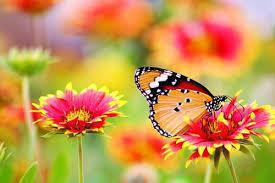
#> input picture flowers.jpg, 275 x 183 px
$ jupyter execute --allow-errors 'steganography for colored image.ipynb'
#> lines starting #> are read from the running program, lines starting #| are printed output that depends on the picture
# Least bit steganography for color image

# First image

# On red channel

[cell 1]
# libraries for importing image
from PIL import Image, ImageFont, ImageDraw
import textwrap


# [22 lines left out: function decode_image, not called in this run]


def write_text(text_to_write, image_size):
    """
    Writes text to an RGB image. Automatically line wraps
    text_to_write: the text to write to the image
    """
    image_text = Image.new("RGB", image_size)
    font = ImageFont.load_default().font
    drawer = ImageDraw.Draw(image_text)

    #Text wrapping. Change parameters for different text formatting
    margin = offset = 10
    for line in textwrap.wrap(text_to_write, width=60):
        drawer.text((margin,offset), line, font=font)
        offset += 10
    return image_text


def encode_image(text_to_encode, template_image="flowers.jpg"):
    """Encodes a text message into an image
    text_to_encode: the text to encode into the template image
    template_image: the image to use for encoding. An image is provided by default.
    """
#> called with text_to_encode = 'hello world ', template_image = 'flowers.jpg'
    template_image = Image.open(template_image)
#> template_image is the input picture: PIL image 275x183 RGB; mean R, G, B 199, 150.3, 80.7
    red_template = template_image.split()[0]
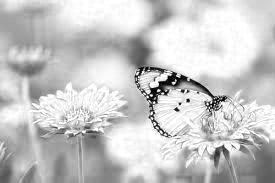
#> red_template: PIL image 275x183 L; min 0, max 255, mean 199
    green_template = template_image.split()[1]
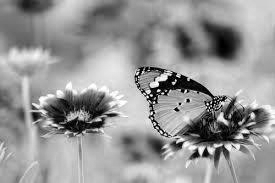
#> green_template: PIL image 275x183 L; min 0, max 255, mean 150.3
    blue_template = template_image.split()[2]
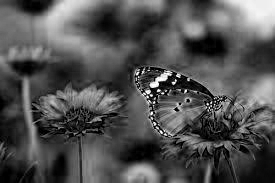
#> blue_template: PIL image 275x183 L; min 0, max 255, mean 80.7
    #the size of the image
    x_size = template_image.size[0]
#> x_size = 275
    y_size = template_image.size[1]
#> y_size = 183

    #text draw
    #to hide the text in the image by calling write_text function
    image_text = write_text(text_to_encode, template_image.size)
#> in write_text, `image_text = Image.new("RGB", image_size)`: image_text: PIL image 275x183 RGB; every value is 0
#> after the loop in write_text, `for line in textwrap.wrap(text_to_write, width=60):`: offset = 10
    print(image_text)
    # convert the hidden text image into grayscale image
    bw_encode = image_text.convert('1')
    print(bw_encode)

    #encode text into image
    encoded_image = Image.new("RGB", (x_size, y_size))
    pixels = encoded_image.load()
    for i in range(x_size):
        for j in range(y_size):
            red_template_pix = bin(red_template.getpixel((i,j)))
            #print(red_template_pix)
            old_pix = red_template.getpixel((i,j))
            #print(old_pix)
            tencode_pix = bin(bw_encode.getpixel((i,j)))

            if tencode_pix[-1] == '1':
                red_template_pix = red_template_pix[:-1] + '1'
            else:
                red_template_pix = red_template_pix[:-1] + '0'
            pixels[i, j] = (int(red_template_pix, 2), green_template.getpixel((i,j)), blue_template.getpixel((i,j)))
    encoded_image.save("abc3.png")

#> (the rest of this cell did not finish here and is left out)

# PEAK SIGNAL NOISE RATIO OF COLORED IMAGE

[cell 2]
"""
Signal-to-noise ratio numbers are all about the strength of the desired signal compared to the unwanted noise.
The larger the number, the more the desired signal “stands out”
in comparison to the noise, which means a clearer transmission of better technical quality.
A negative number means the noise is stronger than the desired signal, which may spell trouble,
such as a cell phone conversation that’s too garbled to understand.
"""
import numpy
import math
import cv2
original1 = cv2.imread("flowers.jpg")
contrast1 = cv2.imread("abc3.png",1)#stego image
def psnr(img1, img2):
    mse = numpy.mean( (img1 - img2) ** 2 )
    #If you have a replica of your signal (image) that is noise free,
    #you can calculate the correlation coefficient which is directly related to SNR.
    #In this context there is no "maximum SNR" but will be the SNR for your entire image,
    #meaning the power of your desired signal relative to everything else (distortions).
    if mse == 0:
        return 100
    PIXEL_MAX = 255.0
    return 20 * math.log10(PIXEL_MAX / math.sqrt(mse))

#> (the rest of this cell did not finish here and is left out)

# CONCATENATE TWO COLORED IMAGE

[cell 3]
import numpy as np
#> (the rest of this cell did not finish here and is left out)

# On green channel

[cell 4]
# libraries for importing image
from PIL import Image, ImageFont, ImageDraw
import textwrap


# [22 lines left out: function decode_image, not called in this run]


def write_text(text_to_write, image_size):
    """
    Writes text to an RGB image. Automatically line wraps
    text_to_write: the text to write to the image
    """
    image_text = Image.new("RGB", image_size)
    font = ImageFont.load_default().font
    drawer = ImageDraw.Draw(image_text)

    #Text wrapping. Change parameters for different text formatting
    margin = offset = 10
    for line in textwrap.wrap(text_to_write, width=60):
        drawer.text((margin,offset), line, font=font)
        offset += 10
    return image_text


def encode_image(text_to_encode, template_image="flowers.jpg"):
    """Encodes a text message into an image
    text_to_encode: the text to encode into the template image
    template_image: the image to use for encoding. An image is provided by default.
    """
#> called with text_to_encode = 'hello world ', template_image = 'flowers.jpg'
    template_image = Image.open(template_image)
    red_template = template_image.split()[0]
    green_template = template_image.split()[1]
    blue_template = template_image.split()[2]
    #the size of the image
    x_size = template_image.size[0]
#> x_size = 275
    y_size = template_image.size[1]
#> y_size = 183

    #text draw
    #to hide the text in the image by calling write_text function
    image_text = write_text(text_to_encode, template_image.size)
#> after the loop in write_text, `for line in textwrap.wrap(text_to_write, width=60):`: offset = 10
    print(image_text)
    # convert the hidden text image into grayscale image
    bw_encode = image_text.convert('1')
    print(bw_encode)

    #encode text into image
    encoded_image = Image.new("RGB", (x_size, y_size))
    pixels = encoded_image.load()
    for i in range(x_size):
        for j in range(y_size):
            green_template_pix = bin(green_template.getpixel((i,j)))
            #print(green_template_pix)
            old_pix = green_template.getpixel((i,j))
            #print(old_pix)
            tencode_pix = bin(bw_encode.getpixel((i,j)))

            if tencode_pix[-1] == '1':
                green_template_pix = green_template_pix[:-1] + '1'
            else:
                green_template_pix = green_template_pix[:-1] + '0'
            pixels[i, j] = (int(green_template_pix, 2), red_template.getpixel((i,j)), blue_template.getpixel((i,j)))
    encoded_image.save("abc33.png")

#> (the rest of this cell did not finish here and is left out)

# PEAK SIGNAL NOISE RATIO OF COLORED IMAGE

[cell 5]
"""
Signal-to-noise ratio numbers are all about the strength of the desired signal compared to the unwanted noise.
The larger the number, the more the desired signal “stands out”
in comparison to the noise, which means a clearer transmission of better technical quality.
A negative number means the noise is stronger than the desired signal, which may spell trouble,
such as a cell phone conversation that’s too garbled to understand.
"""
import numpy
import math
import cv2
original2 = cv2.imread("flowers.jpg")
contrast2 = cv2.imread("abc33.png",1)#stego image
def psnr(img1, img2):
    mse = numpy.mean( (img1 - img2) ** 2 )
    #If you have a replica of your signal (image) that is noise free,
    #you can calculate the correlation coefficient which is directly related to SNR.
    #In this context there is no "maximum SNR" but will be the SNR for your entire image,
    #meaning the power of your desired signal relative to everything else (distortions).
    if mse == 0:
        return 100
    PIXEL_MAX = 255.0
    return 20 * math.log10(PIXEL_MAX / math.sqrt(mse))

#> (the rest of this cell did not finish here and is left out)

# CONCATENATION OF TWO COLORED IMAGE

[cell 6]
import numpy as np
#> (the rest of this cell did not finish here and is left out)

# On blue channel

[cell 7]
# libraries for importing image
from PIL import Image, ImageFont, ImageDraw
import textwrap


# [22 lines left out: function decode_image, not called in this run]


def write_text(text_to_write, image_size):
    """
    Writes text to an RGB image. Automatically line wraps
    text_to_write: the text to write to the image
    """
    image_text = Image.new("RGB", image_size)
    font = ImageFont.load_default().font
    drawer = ImageDraw.Draw(image_text)

    #Text wrapping. Change parameters for different text formatting
    margin = offset = 10
    for line in textwrap.wrap(text_to_write, width=60):
        drawer.text((margin,offset), line, font=font)
        offset += 10
    return image_text


def encode_image(text_to_encode, template_image="flowers.jpg"):
    """Encodes a text message into an image
    text_to_encode: the text to encode into the template image
    template_image: the image to use for encoding. An image is provided by default.
    """
#> called with text_to_encode = 'hello world ', template_image = 'flowers.jpg'
    template_image = Image.open(template_image)
    red_template = template_image.split()[0]
    green_template = template_image.split()[1]
    blue_template = template_image.split()[2]
#the size of the image
    x_size = template_image.size[0]
#> x_size = 275
    y_size = template_image.size[1]
#> y_size = 183

    #text draw
    #to hide the text in the image by calling write_text function
    image_text = write_text(text_to_encode, template_image.size)
#> after the loop in write_text, `for line in textwrap.wrap(text_to_write, width=60):`: offset = 10
    print(image_text)
    # convert the hidden text image into grayscale image
    bw_encode = image_text.convert('1')
    print(bw_encode)

    #encode text into image
    encoded_image = Image.new("RGB", (x_size, y_size))
    pixels = encoded_image.load()
    for i in range(x_size):
        for j in range(y_size):
            blue_template_pix = bin(blue_template.getpixel((i,j)))
            #print(blue_template_pix)
            old_pix = blue_template.getpixel((i,j))
            #print(old_pix)
            tencode_pix = bin(bw_encode.getpixel((i,j)))

            if tencode_pix[-1] == '1':
                blue_template_pix = blue_template_pix[:-1] + '1'
            else:
                blue_template_pix = blue_template_pix[:-1] + '0'
            pixels[i, j] = (int(blue_template_pix, 2), red_template.getpixel((i,j)), green_template.getpixel((i,j)))
    encoded_image.save("abc22.png")

#> (the rest of this cell did not finish here and is left out)

# PEAK SIGNAL NOISE RATIO OF COLORED IMAGE

[cell 8]
"""
Signal-to-noise ratio numbers are all about the strength of the desired signal compared to the unwanted noise.
The larger the number, the more the desired signal “stands out”
in comparison to the noise, which means a clearer transmission of better technical quality.
A negative number means the noise is stronger than the desired signal, which may spell trouble,
such as a cell phone conversation that’s too garbled to understand.
"""
import numpy
import math
import cv2
original3= cv2.imread("flowers.jpg")
contrast3 = cv2.imread("abc22.png",1)#stego image
def psnr(img1, img2):
    mse = numpy.mean( (img1 - img2) ** 2 )
    #If you have a replica of your signal (image) that is noise free,
    #you can calculate the correlation coefficient which is directly related to SNR.
    #In this context there is no "maximum SNR" but will be the SNR for your entire image,
    #meaning the power of your desired signal relative to everything else (distortions).
    if mse == 0:
        return 100
    PIXEL_MAX = 255.0
    return 20 * math.log10(PIXEL_MAX / math.sqrt(mse))

#> (the rest of this cell did not finish here and is left out)

# CONCATENATE TWO COLORED IMAGE

[cell 9]
import numpy as np
#> (the rest of this cell did not finish here and is left out)

# Second image

# on red channel

[cell 10]
# libraries for importing image
from PIL import Image, ImageFont, ImageDraw
import textwrap

# [21 lines left out: function decode_image, not called in this run]

def write_text(text_to_write, image_size):
    """
    Writes text to an RGB image. Automatically line wraps
    text_to_write: the text to write to the image
    """
    image_text = Image.new("RGB", image_size)
    font = ImageFont.load_default().font
    drawer = ImageDraw.Draw(image_text)

    #Text wrapping. Change parameters for different text formatting
    margin = offset = 10
    for line in textwrap.wrap(text_to_write, width=60):
        drawer.text((margin,offset), line, font=font)
        offset += 10
    return image_text

def encode_image(text_to_encode, template_image="color.jpg"):
    """Encodes a text message into an image
    text_to_encode: the text to encode into the template image
    template_image: the image to use for encoding. An image is provided by default.
    """
#> called with text_to_encode = 'hello world', template_image = 'color.jpg'
    template_image = Image.open(template_image)
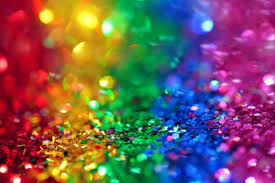
#> input picture color.jpg, 275 x 183 px
#> template_image is the input picture: PIL image 275x183 RGB; mean R, G, B 117.1, 89.5, 91.9
    red_template = template_image.split()[0]
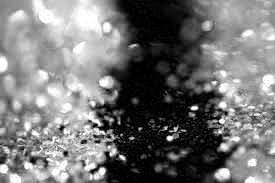
#> red_template: PIL image 275x183 L; min 0, max 255, mean 117.1
    green_template = template_image.split()[1]
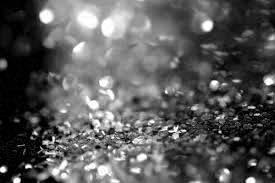
#> green_template: PIL image 275x183 L; min 0, max 255, mean 89.5
    blue_template = template_image.split()[2]
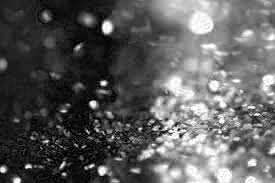
#> blue_template: PIL image 275x183 L; min 0, max 255, mean 91.9
#the size of the image
    x_size = template_image.size[0]
#> x_size = 275
    y_size = template_image.size[1]
#> y_size = 183

    #text draw
    #to hide the text in the image by calling write_text function
    image_text = write_text(text_to_encode, template_image.size)
#> after the loop in write_text, `for line in textwrap.wrap(text_to_write, width=60):`: offset = 10
    print(image_text)
    # convert the hidden text image into grayscale image
    bw_encode = image_text.convert('1')
    print(bw_encode)

    #encode text into image
    encoded_image = Image.new("RGB", (x_size, y_size))
    pixels = encoded_image.load()
    for i in range(x_size):
        for j in range(y_size):
            red_template_pix = bin(red_template.getpixel((i,j)))
            #print(red_template_pix)
            old_pix = red_template.getpixel((i,j))
            #print(old_pix)
            tencode_pix = bin(bw_encode.getpixel((i,j)))

            if tencode_pix[-1] == '1':
                red_template_pix = red_template_pix[:-1] + '1'
            else:
                red_template_pix = red_template_pix[:-1] + '0'
            pixels[i, j] = (int(red_template_pix, 2), green_template.getpixel((i,j)), blue_template.getpixel((i,j)))
    encoded_image.save("color1.png")

#> (the rest of this cell did not finish here and is left out)

# PEAK SIGNAL NOISE RATIO OF COLORED IMAGE

[cell 11]
"""
Signal-to-noise ratio numbers are all about the strength of the desired signal compared to the unwanted noise.
The larger the number, the more the desired signal “stands out”
in comparison to the noise, which means a clearer transmission of better technical quality.
A negative number means the noise is stronger than the desired signal, which may spell trouble,
such as a cell phone conversation that’s too garbled to understand.
"""
import numpy
import math
import cv2
original4 = cv2.imread("color.jpg")
contrast4 = cv2.imread("color1.png",1)#stego image
def psnr(img1, img2):
    mse = numpy.mean( (img1 - img2) ** 2 )
    #If you have a replica of your signal (image) that is noise free,
    #you can calculate the correlation coefficient which is directly related to SNR.
    #In this context there is no "maximum SNR" but will be the SNR for your entire image,
    #meaning the power of your desired signal relative to everything else (distortions).
    if mse == 0:
        return 100
    PIXEL_MAX = 255.0
    return 20 * math.log10(PIXEL_MAX / math.sqrt(mse))

#> (the rest of this cell did not finish here and is left out)

# CONCATENATE TWO COLORED IMAGE

[cell 12]
import numpy as np
#> (the rest of this cell did not finish here and is left out)

# on green channel

[cell 13]
# libraries for importing image
from PIL import Image, ImageFont, ImageDraw
import textwrap


# [22 lines left out: function decode_image, not called in this run]


def write_text(text_to_write, image_size):
    """
    Writes text to an RGB image. Automatically line wraps
    text_to_write: the text to write to the image
    """
    image_text = Image.new("RGB", image_size)
    font = ImageFont.load_default().font
    drawer = ImageDraw.Draw(image_text)

    #Text wrapping. Change parameters for different text formatting
    margin = offset = 10
    for line in textwrap.wrap(text_to_write, width=60):
        drawer.text((margin,offset), line, font=font)
        offset += 10
    return image_text


def encode_image(text_to_encode, template_image="color.jpg"):
    """Encodes a text message into an image
    text_to_encode: the text to encode into the template image
    template_image: the image to use for encoding. An image is provided by default.
    """
#> called with text_to_encode = 'hello world ', template_image = 'color.jpg'
    template_image = Image.open(template_image)
    red_template = template_image.split()[0]
    green_template = template_image.split()[1]
    blue_template = template_image.split()[2]
    #the size of the image
    x_size = template_image.size[0]
#> x_size = 275
    y_size = template_image.size[1]
#> y_size = 183

    #text draw
    #to hide the text in the image by calling write_text function
    image_text = write_text(text_to_encode, template_image.size)
#> after the loop in write_text, `for line in textwrap.wrap(text_to_write, width=60):`: offset = 10
    print(image_text)
    # convert the hidden text image into grayscale image
    bw_encode = image_text.convert('1')
    print(bw_encode)

    #encode text into image
    encoded_image = Image.new("RGB", (x_size, y_size))
    pixels = encoded_image.load()
    for i in range(x_size):
        for j in range(y_size):
            green_template_pix = bin(green_template.getpixel((i,j)))
            #print(green_template_pix)
            old_pix = green_template.getpixel((i,j))
            #print(old_pix)
            tencode_pix = bin(bw_encode.getpixel((i,j)))
            if tencode_pix[-1] == '1':
                green_template_pix = green_template_pix[:-1] + '1'
            else:
                green_template_pix = green_template_pix[:-1] + '0'
            pixels[i, j] = (int(green_template_pix, 2), red_template.getpixel((i,j)), blue_template.getpixel((i,j)))
    encoded_image.save("color11.png")

#> (the rest of this cell did not finish here and is left out)
